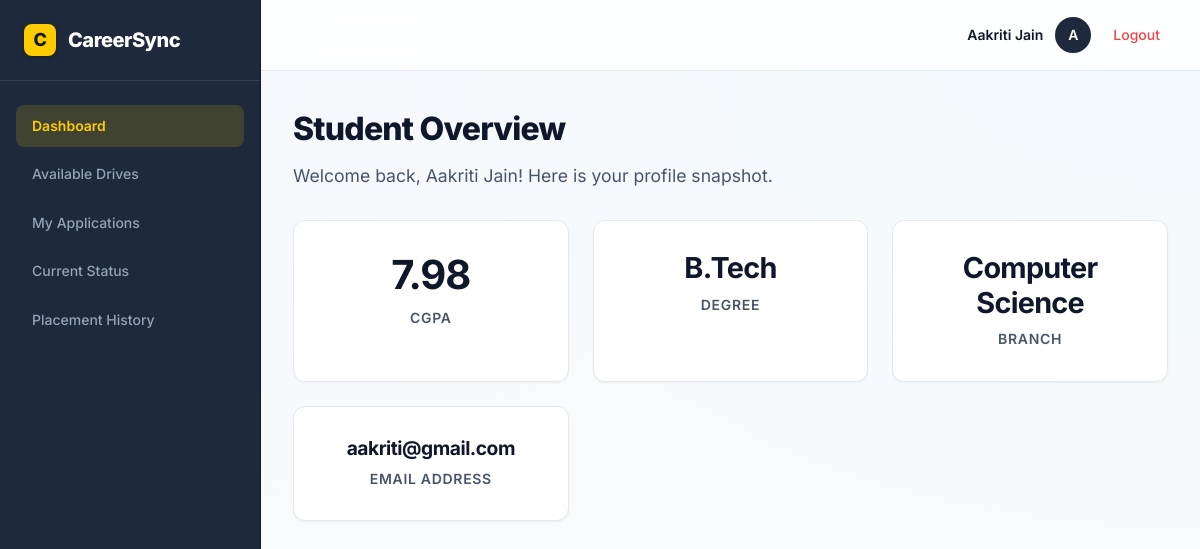
The page /student/dashboard (signed in) on the database its author committed.
### models.py (models this page shows)
class Student(db.Model):
    id = db.Column(db.Integer, primary_key = True)
    full_name = db.Column(db.String(100), nullable = False)
    email = db.Column(db.String(100), nullable = False, unique = True)
    pass_hash = db.Column(db.String(100), nullable = False )
    phone_number = db.Column(db.Integer, nullable = False)
    degree = db.Column(db.String(100), nullable = False)
    branch = db.Column(db.String(100), nullable = False)
    cgpa = db.Column(db.Float, nullable = False)
    skills = db.Column(db.String(100), nullable = False)
    resume_filename = db.Column(db.String(100), nullable = False)
    is_active = db.Column(db.Boolean, default = True)
    internship_experience = db.Column(db.String(100))
    co_curricular_achievements = db.Column(db.String(100))
    created_at = db.Column(db.DateTime, default = datetime.now(UTC))
    applications = db.relationship('Application', backref = 'student', lazy = True)
    placements = db.relationship('Placement', backref = 'student', lazy = True)

### app.py (the view)
@app.route("/student/dashboard")
def student_dashboard():
    if not student_logged_in():
        flash("Unauthorized access.")
        return redirect(url_for("login"))
    student = Student.query.get_or_404(session["user_id"])
    applications = Application.query.filter_by(student_id = student.id).all()
    return render_template(
        "student_dashboard.html",
        student = student,
        applications = applications)

### app.py (called while the page is built)
def student_logged_in():
    return "user_id" in session and session.get("role") =="student"

### templates/student_dashboard.html (shortened to what this page needs)
{% extends "base.html" %}
{% block content %}
<h1>Student Overview</h1>
<p style="color: var(--text-muted); margin-bottom: 30px; font-size: 1.1rem;">Welcome back, {{ student.full_name }}! Here is your profile snapshot.</p>
<div class="dashboard-grid">
    <div class="stat-card">
        <div class="stat-value" style="font-size: 2.5rem;">{{ student.cgpa }}</div>
        <div class="stat-label">CGPA</div>
    </div>
    <div class="stat-card">
        <div class="stat-value">{{ student.degree }}</div>
        <div class="stat-label">Degree</div>
    </div>
    <div class="stat-card">
        <div class="stat-value">{{ student.branch }}</div>
        <div class="stat-label">Branch</div>
    </div>
    <div class="stat-card">
        <div class="stat-value" style="font-size: 1.2rem;">{{ student.email }}</div>
        <div class="stat-label">Email Address</div>
    </div>
</div>
{% endblock %}

### templates/base.html (shortened to what this page needs)
<!DOCTYPE html>
<html lang="en">
<head>
</head>
<body>
    <div class="app-layout">
        {% block sidebar %}
        <aside class="sidebar">
            <div class="sidebar-header">
                <div class="logo-icon">C</div>
                CareerSync
            </div>
            <nav class="sidebar-nav">
                {% if session.get('role') == 'admin' %}
                <a href="{{ url_for('admin_dashboard') }}" class="{{ 'active' if request.endpoint == 'admin_dashboard' else '' }}">Dashboard</a>
                <a href="{{ url_for('admin_companies') }}" class="{{ 'active' if request.endpoint == 'admin_companies' else '' }}">Manage Companies</a>
                <a href="{{ url_for('admin_drives') }}" class="{{ 'active' if request.endpoint == 'admin_drives' else '' }}">Placement Drives</a>
                <a href="{{ url_for('admin_students') }}" class="{{ 'active' if request.endpoint == 'admin_students' else '' }}">Manage Students</a>
                <a href="{{ url_for('admin_applications') }}" class="{{ 'active' if request.endpoint == 'admin_applications' else '' }}">View Applications</a>
                <a href="{{ url_for('admin_placements') }}" class="{{ 'active' if request.endpoint == 'admin_placements' else '' }}">Placement History</a>
                <a href="{{ url_for('admin_change_password') }}" class="{{ 'active' if request.endpoint == 'admin_change_password' else '' }}">Change Password</a>
                {% elif session.get('role') == 'student' %}
                <a href="{{ url_for('student_dashboard') }}" class="{{ 'active' if request.endpoint == 'student_dashboard' else '' }}">Dashboard</a>
                <a href="{{ url_for('student_drives') }}" class="{{ 'active' if request.endpoint == 'student_drives' else '' }}">Available Drives</a>
                <a href="{{ url_for('student_applications') }}" class="{{ 'active' if request.endpoint == 'student_applications' else '' }}">My Applications</a>
                <a href="{{ url_for('student_status') }}" class="{{ 'active' if request.endpoint == 'student_status' else '' }}">Current Status</a>
                <a href="{{ url_for('student_history') }}" class="{{ 'active' if request.endpoint == 'student_history' else '' }}">Placement History</a>
                {% endif %}
            </nav>
        </aside>
        {% endblock %}
        <div class="main-wrapper">
            {% block topbar %}
            <header class="topbar">
                <div class="user-profile">
                    {% if session.get('role') %}
                    <span>{{ session.get('user_name', session.get('role') | title) }}</span>
                    <div class="user-avatar">{{ session.get('user_name', session.get('role'))[0] | upper }}</div>
                    <a href="{{ url_for('logout') }}" style="color: #ef4444; margin-left: 10px;">Logout</a>
                    {% else %}
                    <span>Guest User</span>
                    <div class="user-avatar" style="background:#cbd5e1; color: #475569;">G</div>
                    {% endif %}
                </div>
            </header>
            {% endblock %}
            {% block page_container %}
            <div class="container">
                {% block content %}{% endblock %}
            </div>
            {% endblock %}
        </div>
    </div>
</body>
</html>

### templates/base.html (style rules this page uses)
:root { --primary: #ffcc00; --primary-hover: #e6b800; --primary-light: #fff5cc; --secondary: #1e293b; --danger: #ef4444; --text-main: #0f172a; --text-muted: #475569; --bg-body: #f8fafc; --bg-card: #ffffff; --border-color: #e2e8f0; --border-dark: #0f172a; --shadow-sm: 0 1px 2px 0 rgb(0 0 0 / 0.05); --shadow-md: 0 4px 6px -1px rgb(0 0 0 / 0.1), 0 2px 4px -2px rgb(0 0 0 / 0.1); --shadow-lg: 0 10px 15px -3px rgb(0 0 0 / 0.1), 0 4px 6px -4px rgb(0 0 0 / 0.1); --shadow-brutal: 3px 3px 0px #0f172a; --shadow-brutal-hover: 4px 4px 0px #0f172a; --radius-md: 8px; --radius-lg: 12px; }
body { font-family: 'Inter', -apple-system, BlinkMacSystemFont, "Segoe UI", Roboto, sans-serif; margin: 0; padding: 0; min-height: 100vh; line-height: 1.6; color: var(--text-main); background-color: var(--bg-body); background-image: radial-gradient(at 0% 0%, hsla(228,100%,74%,0.03) 0px, transparent 50%), radial-gradient(at 100% 0%, hsla(189,100%,56%,0.03) 0px, transparent 50%); background-attachment: fixed; background-size: cover; -webkit-font-smoothing: antialiased; -moz-osx-font-smoothing: grayscale; }
.app-layout { display: flex; width: 100%; min-height: 100vh; }
.sidebar { width: 260px; background: #1e293b; border-right: 1px solid #0f172a; color: #f8fafc; display: flex; flex-direction: column; flex-shrink: 0; position: relative; z-index: 10; }
.sidebar-header { padding: 24px; font-size: 1.25rem; font-weight: 800; border-bottom: 1px solid rgba(255,255,255,0.1); display: flex; align-items: center; gap: 12px; color: #ffffff; letter-spacing: -0.025em; }
.sidebar-header .logo-icon { width: 32px; height: 32px; background: var(--primary); border-radius: 8px; display: flex; align-items: center; justify-content: center; color: var(--text-main); font-weight: 800; font-size: 18px; box-shadow: 0 2px 4px rgba(0, 0, 0, 0.2); }
.sidebar-nav { padding: 24px 16px; display: flex; flex-direction: column; gap: 6px; }
.sidebar-nav a { padding: 10px 16px; color: #94a3b8; border-radius: 8px; transition: all 0.2s ease; text-decoration: none; font-weight: 500; font-size: 14px; display: flex; align-items: center; }
.sidebar-nav a.active { background: rgba(255, 204, 0, 0.15); color: var(--primary); font-weight: 600; }
.main-wrapper { flex: 1; display: flex; flex-direction: column; overflow-x: hidden; position: relative; }
.topbar { height: 70px; background: rgba(255, 255, 255, 0.8); backdrop-filter: blur(12px); -webkit-backdrop-filter: blur(12px); border-bottom: 1px solid var(--border-color); display: flex; align-items: center; padding: 0 40px; justify-content: flex-end; position: sticky; top: 0; z-index: 5; }
.user-profile { display: flex; align-items: center; gap: 12px; font-weight: 600; color: var(--text-main); font-size: 14px; }
.user-avatar { width: 36px; height: 36px; border-radius: 50%; background: var(--secondary); color: white; display: flex; align-items: center; justify-content: center; font-weight: 600; font-size: 14px; box-shadow: var(--shadow-sm); }
.container { width: 100%; max-width: 1100px; margin: 32px auto; padding: 0 32px; box-sizing: border-box; }
h1, h2, h3 { color: var(--text-main); margin-top: 0; font-weight: 800; letter-spacing: -0.025em; }
h1 { font-size: 2rem; margin-bottom: 8px; }
p { color: var(--text-muted); margin-top: 0; }
p, td, th { font-size: 14px; }
a { text-decoration: none; color: #2563eb; transition: color 0.2s ease; font-weight: 500; }

### templates/student_dashboard.html (style rules this page uses)
.dashboard-grid { display: grid; grid-template-columns: repeat(auto-fit, minmax(240px, 1fr)); gap: 24px; margin-top: 24px; }
.stat-card { background: var(--bg-card); border-radius: var(--radius-lg); padding: 30px 24px; border: 1px solid var(--border-color); box-shadow: var(--shadow-sm); text-align: center; transition: transform 0.2s ease, box-shadow 0.2s ease; }
.stat-value { font-size: 1.8rem; font-weight: 700; color: var(--text-main); margin-bottom: 8px; line-height: 1.2; letter-spacing: -0.025em; }
.stat-label { font-size: 0.875rem; font-weight: 600; color: var(--text-muted); text-transform: uppercase; letter-spacing: 0.05em; }

### rows shown on the page
Student: get "Aakriti Jain", full_name "Aakriti Jain", cgpa "7.98", degree "B.Tech", branch "Computer Science", email "aakriti@gmail.com"

### other values the page prints
{{ session.get('user_name', session.get('role'))[0] | upper }} "A"
